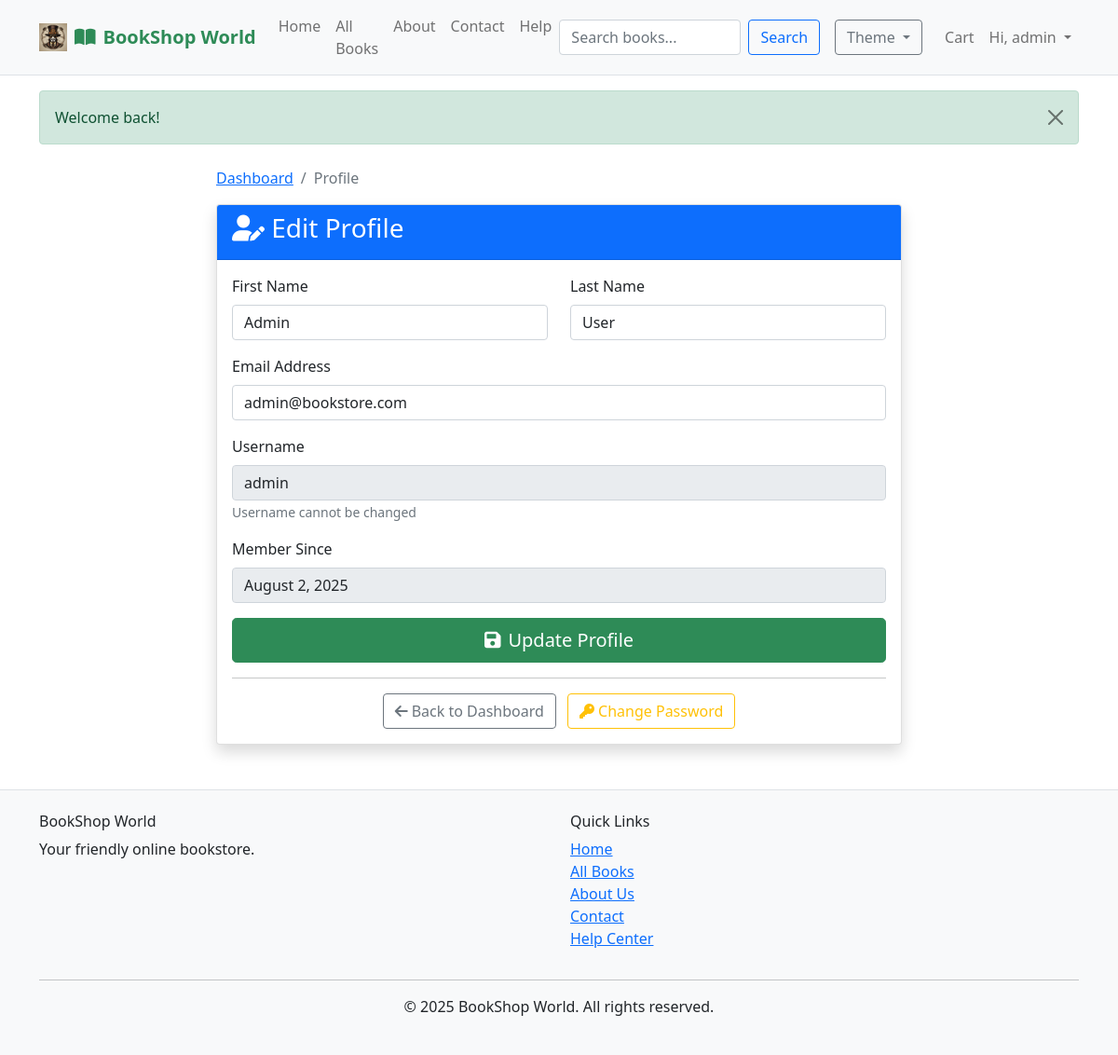
Screenshot of /user/profile.php (signed in) with the database file from the repository.
### tables this page shows
CREATE TABLE users (
    id INT AUTO_INCREMENT PRIMARY KEY,
    username VARCHAR(50) UNIQUE NOT NULL,
    email VARCHAR(100) UNIQUE NOT NULL,
    password VARCHAR(255) NOT NULL,
    first_name VARCHAR(50) NOT NULL,
    last_name VARCHAR(50) NOT NULL,
    is_admin BOOLEAN DEFAULT FALSE,
    created_at TIMESTAMP DEFAULT CURRENT_TIMESTAMP
);

### user/profile.php (the view, shortened to what this page needs)
<?php
require_once '../config.php';
$stmt = $pdo->prepare("SELECT * FROM users WHERE id = ?");
$stmt->execute([$_SESSION['user_id']]);
$user = $stmt->fetch();
require_once '../header.php';
?>
<div class="container mt-4">
    <div class="row justify-content-center">
        <div class="col-md-8">
            <nav aria-label="breadcrumb">
                <ol class="breadcrumb">
                    <li class="breadcrumb-item"><a href="dashboard.php">Dashboard</a></li>
                    <li class="breadcrumb-item active">Profile</li>
                </ol>
            </nav>
            <div class="card shadow">
                <div class="card-header bg-primary text-white">
                    <h3><i class="fas fa-user-edit"></i> Edit Profile</h3>
                </div>
                <div class="card-body">
                    <form method="POST">
                        <div class="row">
                            <div class="col-md-6 mb-3">
                                <label for="first_name" class="form-label">First Name</label>
                                <input type="text" class="form-control" id="first_name" name="first_name"
                                       value="<?php echo htmlspecialchars($user['first_name']); ?>" required>
                            </div>
                            <div class="col-md-6 mb-3">
                                <label for="last_name" class="form-label">Last Name</label>
                                <input type="text" class="form-control" id="last_name" name="last_name"
                                       value="<?php echo htmlspecialchars($user['last_name']); ?>" required>
                            </div>
                        </div>
                        <div class="mb-3">
                            <label for="email" class="form-label">Email Address</label>
                            <input type="email" class="form-control" id="email" name="email"
                                   value="<?php echo htmlspecialchars($user['email']); ?>" required>
                        </div>
                        <div class="mb-3">
                            <label class="form-label">Username</label>
                            <input type="text" class="form-control" value="<?php echo htmlspecialchars($user['username']); ?>" readonly>
                            <small class="text-muted">Username cannot be changed</small>
                        </div>
                        <div class="mb-3">
                            <label class="form-label">Member Since</label>
                            <input type="text" class="form-control" value="<?php echo date('F j, Y', strtotime($user['created_at'])); ?>" readonly>
                        </div>
                        <div class="d-grid">
                            <button type="submit" class="btn btn-primary btn-lg">
                                <i class="fas fa-save me-2"></i>Update Profile
                            </button>
                        </div>
                    </form>
                    <hr>
                    <div class="text-center">
                        <a href="dashboard.php" class="btn btn-outline-secondary me-2">
                            <i class="fas fa-arrow-left me-1"></i>Back to Dashboard
                        </a>
                        <a href="change-password.php" class="btn btn-outline-warning">
                            <i class="fas fa-key me-1"></i>Change Password
                        </a>
                    </div>
                </div>
            </div>
        </div>
    </div>
</div>
<?php require_once '../footer.php'; ?>

### rows the page displays
users: first_name "Admin", last_name "User", email "admin@bookstore.com", username "admin", created_at "August 2, 2025"

### other values shown
$_SESSION['username'] "admin"
$msg['message'] "Welcome back!"
